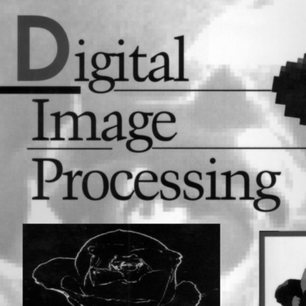
%> input picture Labs/Lab4/Project05-04/Fig0526(a)(original_DIP).tif, 306 x 306 px, shrunk from 688 x 688 before the run
$ octave main.m   (GNU Octave 9; MATLAB toolbox functions it lacks are replaced by stand-ins)
%> lines starting %> are read from the running program, lines starting %| are printed output that depends on the picture
### Labs/Lab4/Project05-04/addMotionBlur.m
function [output_f, H] = addMotionBlur(input_f, T, a, b)
    [M, N] = size(input_f);
    [U, V] = meshgrid((0:N-1) - floor(N/2), (0:M-1) - floor(M/2));

    % Compute the motion blur filter H
    W = pi * (U * a + V * b);
    H = (T ./ W) .* sin(W) .* exp(-1j * W);

    % Handle division by zero
    H(W == 0) = T;

    % Apply the motion blur filter
    output_f = input_f .* H;
end

### Labs/Lab4/Project05-04/computePSNR.m
function psnr = computePSNR(input1_s, input2_s)
    input1_s = double(input1_s);
    input2_s = double(input2_s);
    mse = mean((input1_s(:) - input2_s(:)).^2);
    max_pixel_value = 1;
    if mse == 0
        psnr = Inf;
    else
        psnr = 10 * log10((max_pixel_value^2) / mse);
    end
end

### Labs/Lab4/Project05-04/wienerFiltering.m
function output_f = wienerFiltering(input_f, H, K)
    % Compute the Wiener filter
    H_conj = conj(H);
    H_abs_sq = abs(H).^2;
    Wiener_filter = (H_conj ./ (H_abs_sq + K));

    % Apply the Wiener filter
    output_f = Wiener_filter .* input_f;
end

### Labs/Lab4/Project05-04/main.m
clear;
close all;

% Read the image
input = imread("Fig0526(a)(original_DIP).tif");
%> input is the input picture: size 306x306 uint8; min 0, max 255, mean 137.8

imshow(input);
title('Fig.5.26 (a)')
saveas(gcf, 'originalImage.png');
close all;

input = im2single(input);
%> input: size 306x306 single
[M, N] = size(input);
%> M = 306; N = 306

% Transform the image to the frequency domain
input_f = fftshift(fft2(input));

[output_f, H] = addMotionBlur(input_f, 1, 0.1, 0.1);

% Transform the image back to the spatial domain
output = real(ifft2(ifftshift(output_f)));
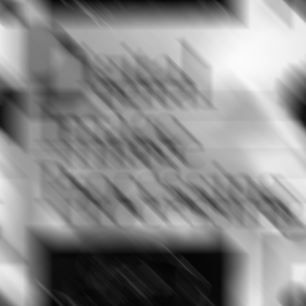
%> output: size 306x306 single; min 0.0177, max 0.986, mean 0.541

imshow(output);
title('Fig.5.26 (b)')
saveas(gcf, 'motionBlurredImage.png');
close all;

% Compute the PSNR
psnr = computePSNR(input, output);
%> in computePSNR, `mse = mean((input1_s(:) - input2_s(:)).^2);`: mse = 0.0659
%> in computePSNR, `psnr = 10 * log10((max_pixel_value^2) / mse);`: psnr = 11.81
%> psnr = 11.81
disp(['PSNR: ', num2str(psnr), ' dB']);
%| PSNR: 11.8128 dB

% Add noise to the image
output = imnoise(output, 'salt & pepper', 0.02);
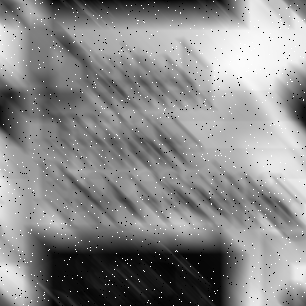
%> output: size 306x306 single; min 0, max 1, mean 0.54
imshow(output);
title('Motion Blurred Image with Noise')
saveas(gcf, 'motionBlurredImageWithNoise.png');
close all;

% Compute the PSNR
psnr = computePSNR(input, output);
%> psnr = 11.45
disp(['PSNR: ', num2str(psnr), ' dB']);
%| PSNR: 11.4534 dB

input_f = fftshift(fft2(output));

K_values = [0.01, 0.05, 0.1];
for i = 1:length(K_values)
    K = K_values(i);
    output_f = wienerFiltering(input_f, H, K);

    % Transform the image back to the spatial domain
    output = real(ifft2(ifftshift(output_f)));

    imshow(output);
    title(['Wiener Filtered Image (K = ', num2str(K), ')'])
    saveas(gcf, ['wienerFilteredImage_K_', num2str(K), '.png']);
    close all;

    % Compute the PSNR
    psnr = computePSNR(input, output);
    disp(['PSNR (K = ', num2str(K), '): ', num2str(psnr), ' dB']);
end
%> this loop made 3 passes
%> (mse in computePSNR, psnr) on passes 1 to 3: (0.0548, 12.61), (0.0256, 15.92), (0.0288, 15.41)
%| PSNR (K = 0.01): 12.6122 dB
%| PSNR (K = 0.05): 15.9186 dB
%| PSNR (K = 0.1): 15.4115 dB
%> pass 1, in wienerFiltering, `H_abs_sq = abs(H).^2;`:
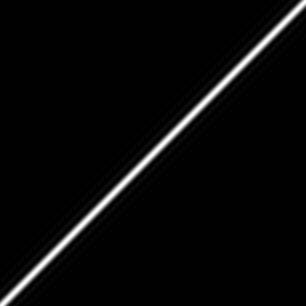
%> H_abs_sq: size 306x306 double; min 1.85e-40, max 1, mean 0.0319
%> pass 1, `output = real(ifft2(ifftshift(output_f)));`:
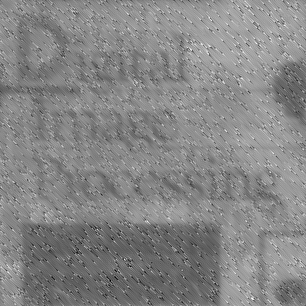
%> output: size 306x306 single; min -1.43, max 2.31, mean 0.534; drawn with min black and max white
%> pass 1, `imshow(output);`:
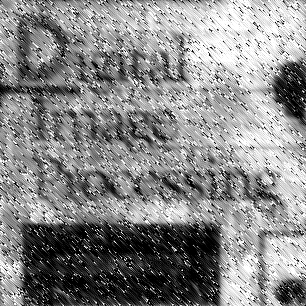
%> displayed picture: size 306x306, on the screen's scale of 0 to 255; min 0, max 255, mean 136.2
